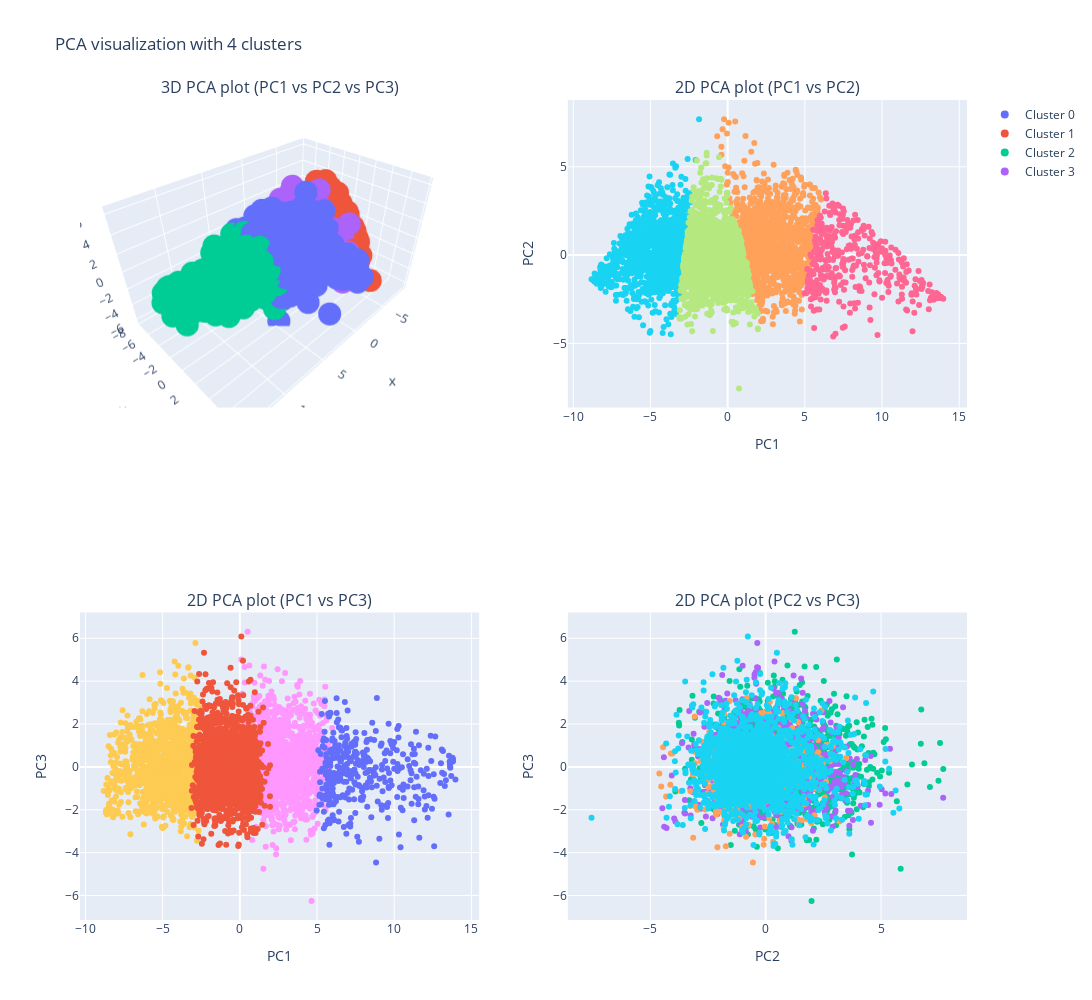

Write notebook code for a chart like this one.
### Code cell
fig, labels = visualize_pca_clusters(df_pca=df_pca, n_clusters=nb_cluster)
fig.show()

### Figure 1 — Plotly figure (JSON) as saved in the notebook; plotly's stock layout.template omitted (floating-point values rounded to 4 significant figures; data arrays with more than 128 entries replaced by an {"elided": "..."} marker saying what was removed)
{"data": [{"hovertemplate": "PC1: %{x:.2f}<br>PC2: %{y:.2f}<br>PC3: %{z:.2f}<br><extra></extra>", "mode": "markers", "name": "Cluster 0", "scene": "scene", "showlegend": true, "type": "scatter3d", "x": {"elided": "1467 float values"}, "y": {"elided": "1467 float values"}, "z": {"elided": "1467 float values"}}, {"hovertemplate": "PC1: %{x:.2f}<br>PC2: %{y:.2f}<br>PC3: %{z:.2f}<br><extra></extra>", "mode": "markers", "name": "Cluster 1", "scene": "scene", "showlegend": true, "type": "scatter3d", "x": {"elided": "1139 float values"}, "y": {"elided": "1139 float values"}, "z": {"elided": "1139 float values"}}, {"hovertemplate": "PC1: %{x:.2f}<br>PC2: %{y:.2f}<br>PC3: %{z:.2f}<br><extra></extra>", "mode": "markers", "name": "Cluster 2", "scene": "scene", "showlegend": true, "type": "scatter3d", "x": {"elided": "376 float values"}, "y": {"elided": "376 float values"}, "z": {"elided": "376 float values"}}, {"hovertemplate": "PC1: %{x:.2f}<br>PC2: %{y:.2f}<br>PC3: %{z:.2f}<br><extra></extra>", "mode": "markers", "name": "Cluster 3", "scene": "scene", "showlegend": true, "type": "scatter3d", "x": {"elided": "2018 float values"}, "y": {"elided": "2018 float values"}, "z": {"elided": "2018 float values"}}, {"hovertemplate": "PC1: %{x:.2f}<br>PC2: %{y:.2f}<br><extra></extra>", "mode": "markers", "name": "Cluster 0", "showlegend": false, "type": "scatter", "x": {"elided": "1467 float values"}, "xaxis": "x", "y": {"elided": "1467 float values"}, "yaxis": "y"}, {"hovertemplate": "PC1: %{x:.2f}<br>PC2: %{y:.2f}<br><extra></extra>", "mode": "markers", "name": "Cluster 1", "showlegend": false, "type": "scatter", "x": {"elided": "1139 float values"}, "xaxis": "x", "y": {"elided": "1139 float values"}, "yaxis": "y"}, {"hovertemplate": "PC1: %{x:.2f}<br>PC2: %{y:.2f}<br><extra></extra>", "mode": "markers", "name": "Cluster 2", "showlegend": false, "type": "scatter", "x": {"elided": "376 float values"}, "xaxis": "x", "y": {"elided": "376 float values"}, "yaxis": "y"}, {"hovertemplate": "PC1: %{x:.2f}<br>PC2: %{y:.2f}<br><extra></extra>", "mode": "markers", "name": "Cluster 3", "showlegend": false, "type": "scatter", "x": {"elided": "2018 float values"}, "xaxis": "x", "y": {"elided": "2018 float values"}, "yaxis": "y"}, {"hovertemplate": "PC1: %{x:.2f}<br>PC3: %{z:.2f}<br><extra></extra>", "mode": "markers", "name": "Cluster 0", "showlegend": false, "type": "scatter", "x": {"elided": "1467 float values"}, "xaxis": "x2", "y": {"elided": "1467 float values"}, "yaxis": "y2"}, {"hovertemplate": "PC1: %{x:.2f}<br>PC3: %{z:.2f}<br><extra></extra>", "mode": "markers", "name": "Cluster 1", "showlegend": false, "type": "scatter", "x": {"elided": "1139 float values"}, "xaxis": "x2", "y": {"elided": "1139 float values"}, "yaxis": "y2"}, {"hovertemplate": "PC1: %{x:.2f}<br>PC3: %{z:.2f}<br><extra></extra>", "mode": "markers", "name": "Cluster 2", "showlegend": false, "type": "scatter", "x": {"elided": "376 float values"}, "xaxis": "x2", "y": {"elided": "376 float values"}, "yaxis": "y2"}, {"hovertemplate": "PC1: %{x:.2f}<br>PC3: %{z:.2f}<br><extra></extra>", "mode": "markers", "name": "Cluster 3", "showlegend": false, "type": "scatter", "x": {"elided": "2018 float values"}, "xaxis": "x2", "y": {"elided": "2018 float values"}, "yaxis": "y2"}, {"hovertemplate": "PC2: %{x:.2f}<br>PC3: %{y:.2f}<br><extra></extra>", "mode": "markers", "name": "Cluster 0", "showlegend": false, "type": "scatter", "x": {"elided": "1467 float values"}, "xaxis": "x3", "y": {"elided": "1467 float values"}, "yaxis": "y3"}, {"hovertemplate": "PC2: %{x:.2f}<br>PC3: %{y:.2f}<br><extra></extra>", "mode": "markers", "name": "Cluster 1", "showlegend": false, "type": "scatter", "x": {"elided": "1139 float values"}, "xaxis": "x3", "y": {"elided": "1139 float values"}, "yaxis": "y3"}, {"hovertemplate": "PC2: %{x:.2f}<br>PC3: %{y:.2f}<br><extra></extra>", "mode": "markers", "name": "Cluster 2", "showlegend": false, "type": "scatter", "x": {"elided": "376 float values"}, "xaxis": "x3", "y": {"elided": "376 float values"}, "yaxis": "y3"}, {"hovertemplate": "PC2: %{x:.2f}<br>PC3: %{y:.2f}<br><extra></extra>", "mode": "markers", "name": "Cluster 3", "showlegend": false, "type": "scatter", "x": {"elided": "2018 float values"}, "xaxis": "x3", "y": {"elided": "2018 float values"}, "yaxis": "y3"}], "layout": {"annotations": [{"font": {"size": 16}, "showarrow": false, "text": "3D PCA plot (PC1 vs PC2 vs PC3)", "x": 0.225, "xanchor": "center", "xref": "paper", "y": 1, "yanchor": "bottom", "yref": "paper"}, {"font": {"size": 16}, "showarrow": false, "text": "2D PCA plot (PC1 vs PC2)", "x": 0.775, "xanchor": "center", "xref": "paper", "y": 1, "yanchor": "bottom", "yref": "paper"}, {"font": {"size": 16}, "showarrow": false, "text": "2D PCA plot (PC1 vs PC3)", "x": 0.225, "xanchor": "center", "xref": "paper", "y": 0.375, "yanchor": "bottom", "yref": "paper"}, {"font": {"size": 16}, "showarrow": false, "text": "2D PCA plot (PC2 vs PC3)", "x": 0.775, "xanchor": "center", "xref": "paper", "y": 0.375, "yanchor": "bottom", "yref": "paper"}], "height": 1000, "scene": {"camera": {"center": {"x": 0, "y": 0, "z": 0}, "eye": {"x": 1.2, "y": 1.2, "z": 1.2}, "up": {"x": 0, "y": 0, "z": 1}}, "domain": {"x": [0, 0.45], "y": [0.625, 1]}}, "showlegend": true, "title": {"text": "PCA visualization with 4 clusters<br>"}, "width": 1200, "xaxis": {"anchor": "y", "domain": [0.55, 1], "title": {"text": "PC1"}}, "xaxis2": {"anchor": "y2", "domain": [0, 0.45], "title": {"text": "PC1"}}, "xaxis3": {"anchor": "y3", "domain": [0.55, 1], "title": {"text": "PC2"}}, "yaxis": {"anchor": "x", "domain": [0.625, 1], "title": {"text": "PC2"}}, "yaxis2": {"anchor": "x2", "domain": [0, 0.375], "title": {"text": "PC3"}}, "yaxis3": {"anchor": "x3", "domain": [0, 0.375], "title": {"text": "PC3"}}}}
